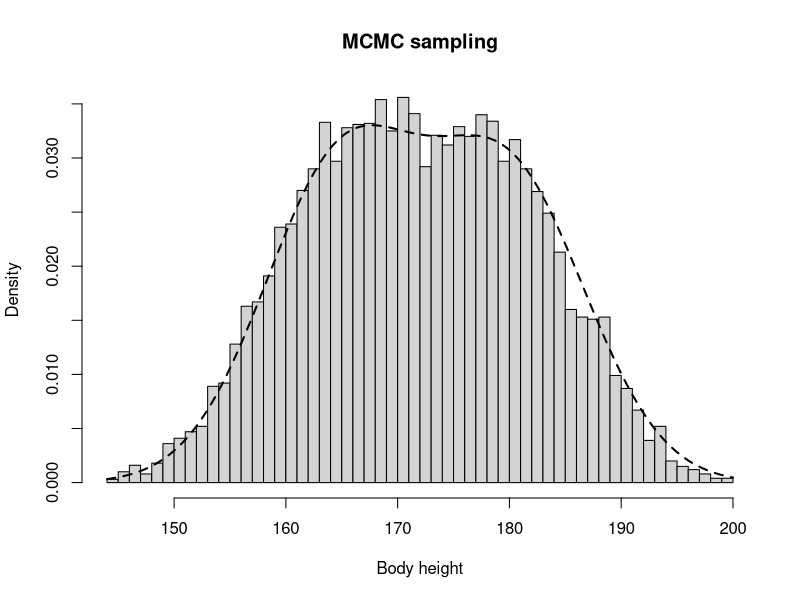
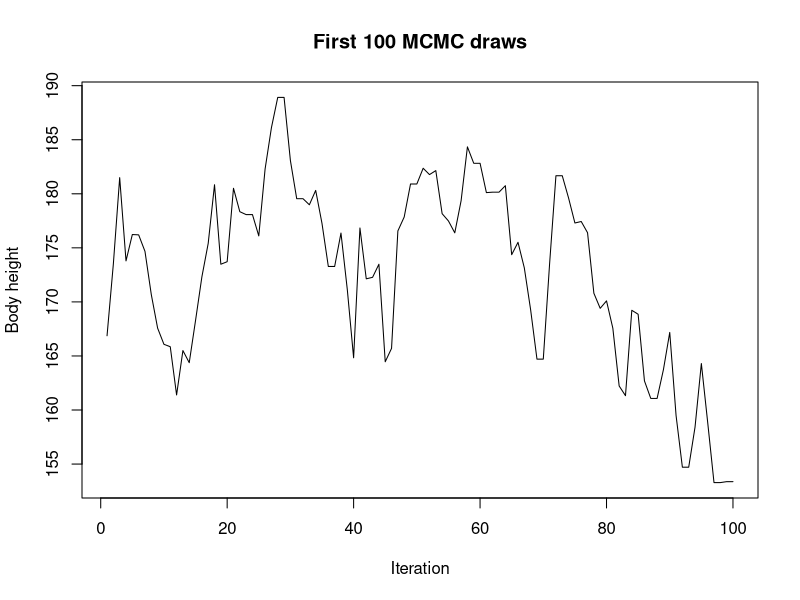
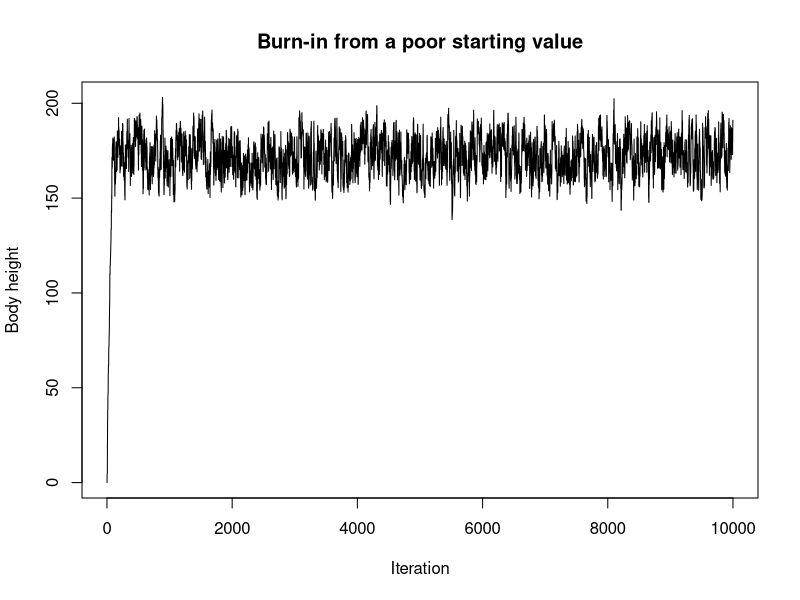
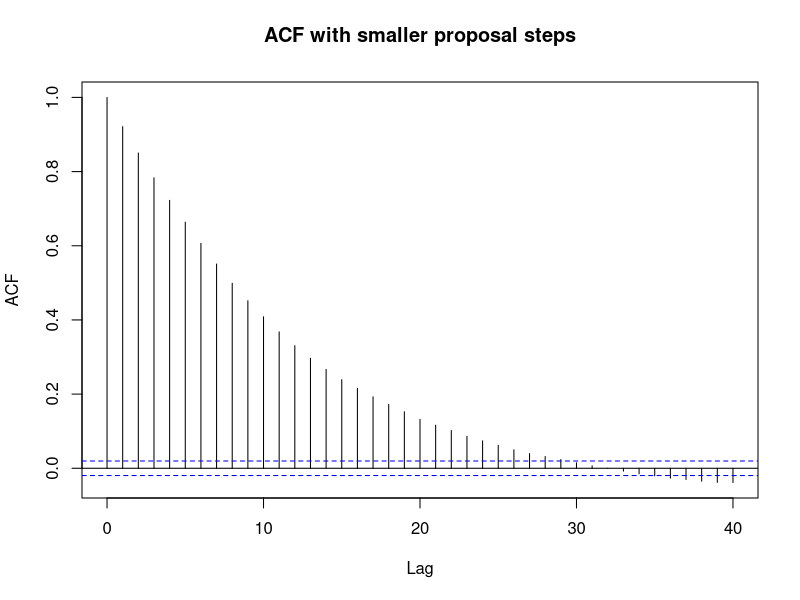
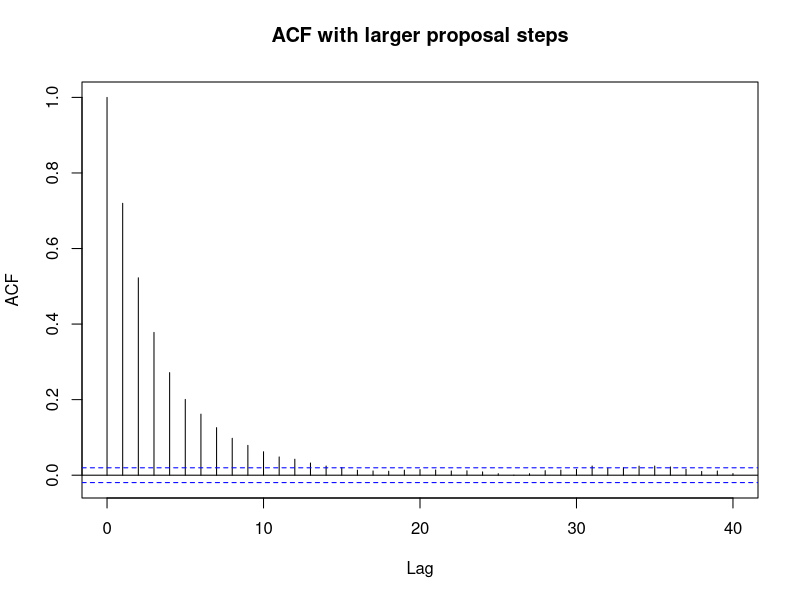
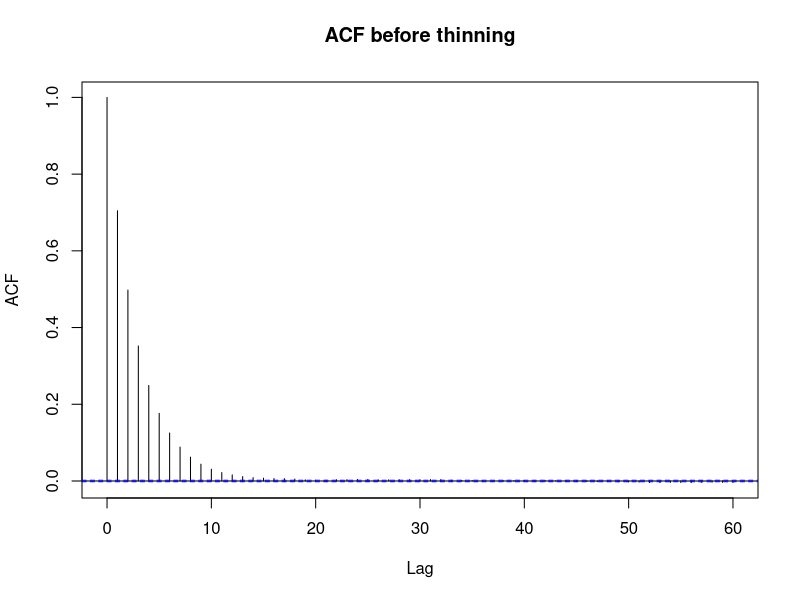
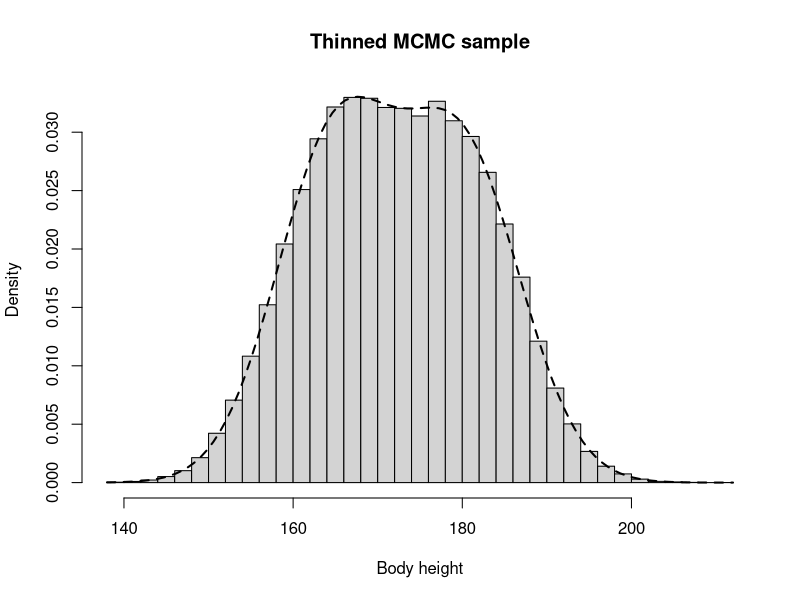

The R source for these figures, in order:
# statistical inference 2
# tutorial sheet 2 exercise 2.1
# Topics: MCMC, Metropolis-Hastings, burn-in, autocorrelation, thinning

set.seed(1)

# Common settings
n <- 10000
proposal_sd <- 5

# ---- (a) ----
# Inputs needed for Metropolis-Hastings:
# - a starting value
# - a proposal distribution
# - a target function proportional to the desired density
# - the number of MCMC iterations

# ---- (b) ----
# The target is the same unnormalized mixture as in tutorial sheet 1.
# There are 5% more females than males.

target <- function(x) {

  female <- dnorm(
    x,
    mean = 165,
    sd = 7
  )

  male <- dnorm(
    x,
    mean = 180,
    sd = 7
  )

  1.05 * female + male
}

# Random-walk proposal:
# given the current state y_t, propose
#
#   y_star ~ N(y_t, proposal_sd^2).
#
# The proposal is symmetric, so the proposal-density terms cancel in the
# Metropolis-Hastings acceptance probability.

proposal <- function(current, sd) {

  rnorm(
    1,
    mean = current,
    sd = sd
  )
}

# ---- (c) ----
# Metropolis-Hastings sampler.
#
# For a symmetric proposal, the acceptance probability is
#
#   alpha = min(1, target(y_star) / target(y_t)).
#
# If a proposal is rejected, the chain stays at the current value.

mcmc_sampler <- function(
    n_samples,
    starting_value,
    proposal_sd,
    target_fn
) {

  samples <- numeric(n_samples)
  current <- starting_value
  n_accepted <- 0

  for (i in seq_len(n_samples)) {

    proposed <- proposal(
      current,
      sd = proposal_sd
    )

    acceptance_ratio <- target_fn(proposed) /
      target_fn(current)

    acceptance_probability <- min(
      1,
      acceptance_ratio
    )

    if (runif(1) <= acceptance_probability) {

      current <- proposed
      n_accepted <- n_accepted + 1
    }

    samples[i] <- current
  }

  list(
    samples = samples,
    acceptance_rate = n_accepted / n_samples
  )
}

# Run the chain.
result_mcmc <- mcmc_sampler(
  n_samples = n,
  starting_value = 170,
  proposal_sd = proposal_sd,
  target_fn = target
)

# Acceptance rate
result_mcmc$acceptance_rate

# Histogram of MCMC draws.
hist(
  result_mcmc$samples,
  breaks = 50,
  freq = FALSE,
  xlab = "Body height",
  main = "MCMC sampling"
)

# Normalized target density for comparison with the histogram.
female_weight <- 1.05 / 2.05
male_weight <- 1 / 2.05

target_density <- function(x) {

  female_weight * dnorm(
    x,
    mean = 165,
    sd = 7
  ) +
    male_weight * dnorm(
      x,
      mean = 180,
      sd = 7
    )
}

curve(
  target_density,
  add = TRUE,
  lwd = 2,
  lty = 2
)

# Inspect the first part of the Markov chain.
plot(
  result_mcmc$samples[1:100],
  type = "l",
  xlab = "Iteration",
  ylab = "Body height",
  main = "First 100 MCMC draws"
)

# ---- (d) ----
# Burn-in:
# if the starting value is far away from the high-density region, the chain
# needs time to move towards its stationary distribution.

result_burn_in <- mcmc_sampler(
  n_samples = n,
  starting_value = 0,
  proposal_sd = 5,
  target_fn = target
)

plot(
  result_burn_in$samples,
  type = "l",
  xlab = "Iteration",
  ylab = "Body height",
  main = "Burn-in from a poor starting value"
)

# Autocorrelation and proposal scale:
# small proposal steps are accepted often, but consecutive draws can be
# strongly correlated.

result_small_steps <- mcmc_sampler(
  n_samples = n,
  starting_value = 150,
  proposal_sd = 5,
  target_fn = target
)

result_small_steps$acceptance_rate

acf(
  result_small_steps$samples,
  main = "ACF with smaller proposal steps"
)

# Large proposal steps explore farther, but many proposals can be rejected.

result_large_steps <- mcmc_sampler(
  n_samples = n,
  starting_value = 170,
  proposal_sd = 50,
  target_fn = target
)

result_large_steps$acceptance_rate

acf(
  result_large_steps$samples,
  main = "ACF with larger proposal steps"
)

# ---- (e) ----
# Use a longer run and inspect the chain before post-processing.

n_final <- 1000000

result_final <- mcmc_sampler(
  n_samples = n_final,
  starting_value = 170,
  proposal_sd = 45,
  target_fn = target
)

result_final$acceptance_rate

acf(
  result_final$samples,
  main = "ACF before thinning"
)

# Following the suggested solution, retain every tenth draw.
thin_by <- 10

samples_thinned <- result_final$samples[
  seq(
    1,
    length(result_final$samples),
    by = thin_by
  )
]

hist(
  samples_thinned,
  breaks = 50,
  freq = FALSE,
  xlab = "Body height",
  main = "Thinned MCMC sample"
)

curve(
  target_density,
  add = TRUE,
  lwd = 2,
  lty = 2
)
